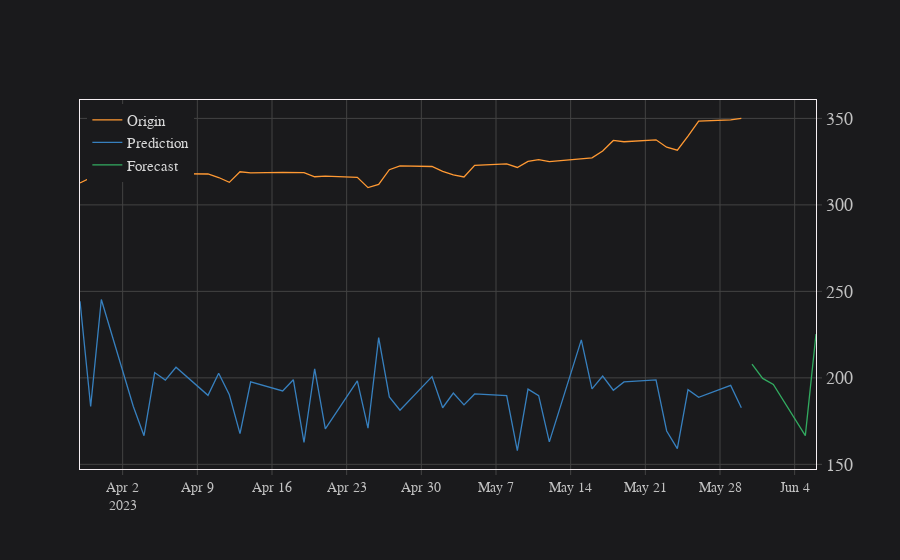

The cell this chart's notebook holds for it:
### Code cell
trans_fore_result.tail(50).iplot()
